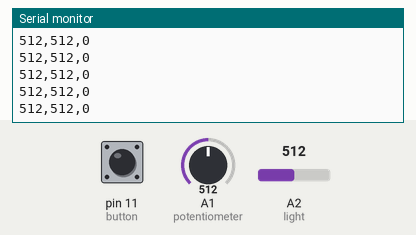
A sketch run on a simulated Arduino Uno, built with avr-gcc and run on an emulated ATmega328P. Parts: the last lines printed to the serial monitor. Inputs (shaded band) come from the test bench; at power-on: A2 (light) = 512, A1 (potentiometer) = 512, pin 11 (button) LOW.

Above: at 4.2 s.
4.3 s: A2 (light) set to 989
At 5.4 s:
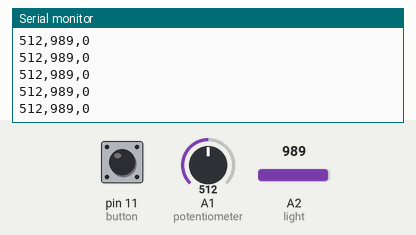
7.3 s: A2 (light) set to 1011
At 7.9 s:
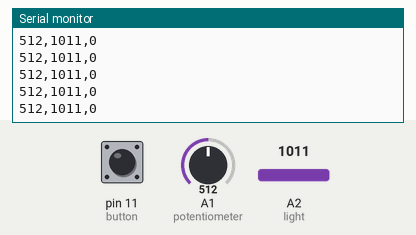
11.9 s: A1 (potentiometer) set to 104
At 12.9 s:
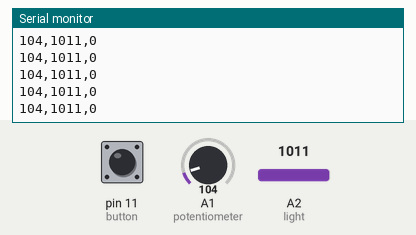
14.9 s: A1 (potentiometer) set to 88
At 15.7 s:
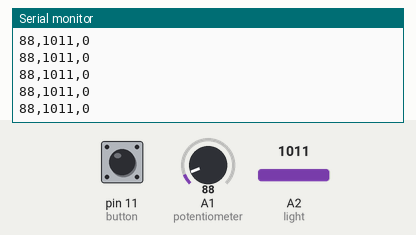
Timing chart, 0 to 17.4 s (numbered marks = the images above; inputs shaded):
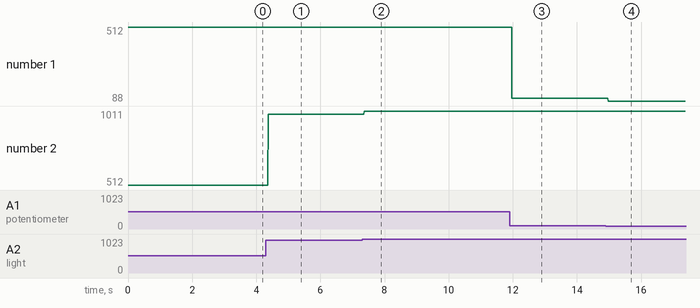

The sketch:

treeProjectArduino.ino
```cpp
const int potentiometer = A1;
const int light = A2;
const int button = 11;

void setup() {
  Serial.begin(9600);
}

void loop() {
  Serial.print(analogRead(potentiometer));
  Serial.print(",");
  Serial.print(analogRead(light));
  Serial.print(",");
  Serial.println(digitalRead(button));
}
```

Measured:
- after the input at 4.3 s, the serial monitor: prints a new line after 0.07 s (image 1)
- after the input at 7.3 s, the serial monitor: prints a new line after 0.07 s (image 2)
- after the input at 11.9 s, the serial monitor: prints a new line after 0.07 s (image 3)
- after the input at 14.9 s, the serial monitor: prints a new line after 0.07 s (image 4)
- plotted number 1: 512 → 104 after the input at 11.9 s, 104 → 88 after the input at 14.9 s
- plotted number 2: 512 → 989 after the input at 4.3 s, 989 → 1011 after the input at 7.3 s
